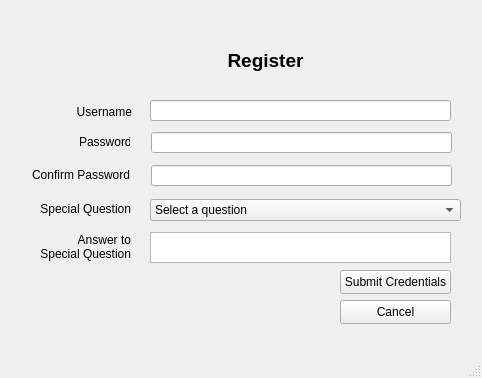
<?xml version="1.0" encoding="UTF-8"?>
<ui version="4.0">
 <class>MainWindow</class>
 <widget class="QMainWindow" name="MainWindow">
  <property name="geometry">
   <rect>
    <x>0</x>
    <y>0</y>
    <width>482</width>
    <height>378</height>
   </rect>
  </property>
  <property name="windowTitle">
   <string>MainWindow</string>
  </property>
  <widget class="QWidget" name="centralwidget">
   <widget class="QLineEdit" name="password_register">
    <property name="geometry">
     <rect>
      <x>151</x>
      <y>132</y>
      <width>301</width>
      <height>21</height>
     </rect>
    </property>
    <property name="echoMode">
     <enum>QLineEdit::EchoMode::Password</enum>
    </property>
   </widget>
   <widget class="QLabel" name="label">
    <property name="geometry">
     <rect>
      <x>80</x>
      <y>40</y>
      <width>371</width>
      <height>41</height>
     </rect>
    </property>
    <property name="text">
     <string>&lt;html&gt;&lt;head/&gt;&lt;body&gt;&lt;p align=&quot;center&quot;&gt;&lt;span style=&quot; font-size:14pt; font-weight:700;&quot;&gt;Register&lt;/span&gt;&lt;/p&gt;&lt;/body&gt;&lt;/html&gt;</string>
    </property>
   </widget>
   <widget class="QPushButton" name="submit_register">
    <property name="geometry">
     <rect>
      <x>340</x>
      <y>270</y>
      <width>111</width>
      <height>24</height>
     </rect>
    </property>
    <property name="text">
     <string>Submit Credentials</string>
    </property>
   </widget>
   <widget class="QLabel" name="label_2">
    <property name="geometry">
     <rect>
      <x>71</x>
      <y>102</y>
      <width>61</width>
      <height>20</height>
     </rect>
    </property>
    <property name="text">
     <string>&lt;html&gt;&lt;head/&gt;&lt;body&gt;&lt;p align=&quot;right&quot;&gt;Username&lt;/p&gt;&lt;/body&gt;&lt;/html&gt;</string>
    </property>
   </widget>
   <widget class="QLabel" name="label_3">
    <property name="geometry">
     <rect>
      <x>79</x>
      <y>134</y>
      <width>51</width>
      <height>16</height>
     </rect>
    </property>
    <property name="text">
     <string>&lt;html&gt;&lt;head/&gt;&lt;body&gt;&lt;p align=&quot;right&quot;&gt;Password&lt;/p&gt;&lt;/body&gt;&lt;/html&gt;</string>
    </property>
   </widget>
   <widget class="QLineEdit" name="username_register">
    <property name="geometry">
     <rect>
      <x>150</x>
      <y>100</y>
      <width>301</width>
      <height>21</height>
     </rect>
    </property>
   </widget>
   <widget class="QLineEdit" name="confirm_password">
    <property name="geometry">
     <rect>
      <x>151</x>
      <y>165</y>
      <width>301</width>
      <height>21</height>
     </rect>
    </property>
    <property name="echoMode">
     <enum>QLineEdit::EchoMode::Password</enum>
    </property>
   </widget>
   <widget class="QLabel" name="label_4">
    <property name="geometry">
     <rect>
      <x>19</x>
      <y>165</y>
      <width>111</width>
      <height>20</height>
     </rect>
    </property>
    <property name="text">
     <string>&lt;html&gt;&lt;head/&gt;&lt;body&gt;&lt;p align=&quot;right&quot;&gt;Confirm Password&lt;/p&gt;&lt;/body&gt;&lt;/html&gt;</string>
    </property>
   </widget>
   <widget class="QComboBox" name="special_question">
    <property name="geometry">
     <rect>
      <x>150</x>
      <y>199</y>
      <width>303</width>
      <height>21</height>
     </rect>
    </property>
    <property name="sizePolicy">
     <sizepolicy hsizetype="Fixed" vsizetype="Fixed">
      <horstretch>0</horstretch>
      <verstretch>0</verstretch>
     </sizepolicy>
    </property>
    <property name="maximumSize">
     <size>
      <width>16777215</width>
      <height>16777214</height>
     </size>
    </property>
    <property name="sizeAdjustPolicy">
     <enum>QComboBox::SizeAdjustPolicy::AdjustToContents</enum>
    </property>
    <item>
     <property name="text">
      <string>Select a question</string>
     </property>
    </item>
    <item>
     <property name="text">
      <string>Who was your childhood hero?</string>
     </property>
    </item>
    <item>
     <property name="text">
      <string>What was the name of your first pet?</string>
     </property>
    </item>
    <item>
     <property name="text">
      <string>What is your mother's maiden name?</string>
     </property>
    </item>
    <item>
     <property name="text">
      <string>What was the name of your first school?</string>
     </property>
    </item>
    <item>
     <property name="text">
      <string>What is your favorite book?</string>
     </property>
    </item>
    <item>
     <property name="text">
      <string>What is your favorite movie?</string>
     </property>
    </item>
    <item>
     <property name="text">
      <string>What was your dream job as a child?</string>
     </property>
    </item>
    <item>
     <property name="text">
      <string>What is the name of the town where you were born?</string>
     </property>
    </item>
   </widget>
   <widget class="QLabel" name="label_5">
    <property name="geometry">
     <rect>
      <x>20</x>
      <y>199</y>
      <width>111</width>
      <height>20</height>
     </rect>
    </property>
    <property name="text">
     <string>&lt;html&gt;&lt;head/&gt;&lt;body&gt;&lt;p align=&quot;right&quot;&gt;Special Question&lt;/p&gt;&lt;/body&gt;&lt;/html&gt;</string>
    </property>
   </widget>
   <widget class="QLabel" name="label_6">
    <property name="geometry">
     <rect>
      <x>20</x>
      <y>227</y>
      <width>111</width>
      <height>41</height>
     </rect>
    </property>
    <property name="text">
     <string>&lt;html&gt;&lt;head/&gt;&lt;body&gt;&lt;p align=&quot;right&quot;&gt;Answer to&lt;br/&gt;Special Question&lt;/p&gt;&lt;/body&gt;&lt;/html&gt;</string>
    </property>
   </widget>
   <widget class="QTextEdit" name="textEdit">
    <property name="geometry">
     <rect>
      <x>150</x>
      <y>232</y>
      <width>301</width>
      <height>31</height>
     </rect>
    </property>
   </widget>
   <widget class="QPushButton" name="cancel_register">
    <property name="geometry">
     <rect>
      <x>340</x>
      <y>300</y>
      <width>111</width>
      <height>24</height>
     </rect>
    </property>
    <property name="text">
     <string>Cancel</string>
    </property>
   </widget>
  </widget>
  <widget class="QStatusBar" name="statusbar"/>
 </widget>
 <resources/>
 <connections/>
</ui>
